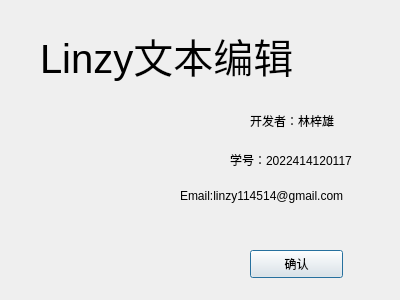
<?xml version="1.0" encoding="UTF-8"?>
<ui version="4.0">
 <class>AboutDialog</class>
 <widget class="QDialog" name="AboutDialog">
  <property name="geometry">
   <rect>
    <x>0</x>
    <y>0</y>
    <width>400</width>
    <height>300</height>
   </rect>
  </property>
  <property name="windowTitle">
   <string>Dialog</string>
  </property>
  <widget class="QLabel" name="label">
   <property name="geometry">
    <rect>
     <x>40</x>
     <y>30</y>
     <width>331</width>
     <height>51</height>
    </rect>
   </property>
   <property name="font">
    <font>
     <pointsize>30</pointsize>
    </font>
   </property>
   <property name="text">
    <string>Linzy文本编辑</string>
   </property>
  </widget>
  <widget class="QLabel" name="label_2">
   <property name="geometry">
    <rect>
     <x>250</x>
     <y>110</y>
     <width>111</width>
     <height>21</height>
    </rect>
   </property>
   <property name="text">
    <string>开发者：林梓雄</string>
   </property>
  </widget>
  <widget class="QLabel" name="label_3">
   <property name="geometry">
    <rect>
     <x>230</x>
     <y>150</y>
     <width>151</width>
     <height>20</height>
    </rect>
   </property>
   <property name="text">
    <string>学号：2022414120117</string>
   </property>
  </widget>
  <widget class="QLabel" name="label_4">
   <property name="geometry">
    <rect>
     <x>180</x>
     <y>180</y>
     <width>231</width>
     <height>31</height>
    </rect>
   </property>
   <property name="text">
    <string>Email:linzy114514@gmail.com</string>
   </property>
  </widget>
  <widget class="QPushButton" name="pushButton">
   <property name="geometry">
    <rect>
     <x>250</x>
     <y>250</y>
     <width>93</width>
     <height>28</height>
    </rect>
   </property>
   <property name="text">
    <string>确认</string>
   </property>
  </widget>
  <widget class="QLabel" name="label_5">
   <property name="geometry">
    <rect>
     <x>30</x>
     <y>70</y>
     <width>221</width>
     <height>191</height>
    </rect>
   </property>
   <property name="text">
    <string/>
   </property>
   <property name="pixmap">
    <pixmap>D:\QtFile\TextEditor\resources\编辑.png</pixmap>
   </property>
  </widget>
 </widget>
 <resources/>
 <connections/>
</ui>
